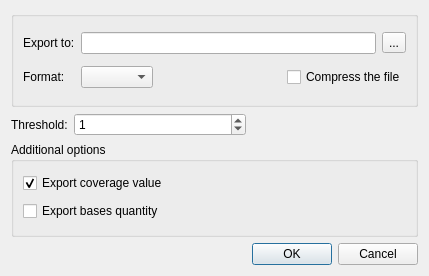
<?xml version="1.0" encoding="UTF-8"?>
<ui version="4.0">
 <class>ExportCoverageDialog</class>
 <widget class="QDialog" name="ExportCoverageDialog">
  <property name="geometry">
   <rect>
    <x>0</x>
    <y>0</y>
    <width>429</width>
    <height>276</height>
   </rect>
  </property>
  <property name="windowTitle">
   <string>Export the Assembly Coverage</string>
  </property>
  <layout class="QVBoxLayout" name="verticalLayout">
   <item>
    <widget class="QGroupBox" name="gbFileOptions">
     <property name="title">
      <string/>
     </property>
     <layout class="QGridLayout" name="gridLayout">
      <item row="0" column="0">
       <widget class="QLabel" name="lblFilePath">
        <property name="text">
         <string>Export to:</string>
        </property>
       </widget>
      </item>
      <item row="0" column="1">
       <layout class="QHBoxLayout" name="filePathLayout">
        <item>
         <widget class="QLineEdit" name="leFilePath"/>
        </item>
        <item>
         <widget class="QToolButton" name="tbFilePath">
          <property name="text">
           <string>...</string>
          </property>
         </widget>
        </item>
       </layout>
      </item>
      <item row="1" column="0">
       <widget class="QLabel" name="lblFormat">
        <property name="text">
         <string>Format:</string>
        </property>
       </widget>
      </item>
      <item row="1" column="1">
       <layout class="QHBoxLayout" name="formatOptionsLayout">
        <item>
         <widget class="QComboBox" name="cbFormat"/>
        </item>
        <item>
         <spacer name="formatOptionsSpacer">
          <property name="orientation">
           <enum>Qt::Horizontal</enum>
          </property>
          <property name="sizeHint" stdset="0">
           <size>
            <width>40</width>
            <height>20</height>
           </size>
          </property>
         </spacer>
        </item>
        <item>
         <widget class="QCheckBox" name="chbCompress">
          <property name="text">
           <string>Compress the file</string>
          </property>
         </widget>
        </item>
       </layout>
      </item>
     </layout>
    </widget>
   </item>
   <item>
    <layout class="QHBoxLayout" name="thresholdLayout">
     <item>
      <widget class="QLabel" name="lblThreshold">
       <property name="text">
        <string>Threshold:</string>
       </property>
      </widget>
     </item>
     <item>
      <widget class="QSpinBox" name="sbThreshold">
       <property name="sizePolicy">
        <sizepolicy hsizetype="MinimumExpanding" vsizetype="Fixed">
         <horstretch>0</horstretch>
         <verstretch>0</verstretch>
        </sizepolicy>
       </property>
       <property name="maximum">
        <number>65535</number>
       </property>
       <property name="value">
        <number>1</number>
       </property>
      </widget>
     </item>
     <item>
      <spacer name="thresholdSpacer">
       <property name="orientation">
        <enum>Qt::Horizontal</enum>
       </property>
       <property name="sizeHint" stdset="0">
        <size>
         <width>40</width>
         <height>20</height>
        </size>
       </property>
      </spacer>
     </item>
    </layout>
   </item>
   <item>
    <widget class="QGroupBox" name="gbAdditionalOptions">
     <property name="title">
      <string>Additional options</string>
     </property>
     <layout class="QVBoxLayout" name="verticalLayout_2">
      <item>
       <widget class="QCheckBox" name="chbExportCoverage">
        <property name="text">
         <string>Export coverage value</string>
        </property>
        <property name="checked">
         <bool>true</bool>
        </property>
       </widget>
      </item>
      <item>
       <widget class="QCheckBox" name="chbExportBasesQuantity">
        <property name="text">
         <string>Export bases quantity</string>
        </property>
       </widget>
      </item>
     </layout>
    </widget>
   </item>
   <item>
    <widget class="QDialogButtonBox" name="buttonBox">
     <property name="orientation">
      <enum>Qt::Horizontal</enum>
     </property>
     <property name="standardButtons">
      <set>QDialogButtonBox::Cancel|QDialogButtonBox::Ok</set>
     </property>
    </widget>
   </item>
  </layout>
 </widget>
 <resources/>
 <connections>
  <connection>
   <sender>buttonBox</sender>
   <signal>accepted()</signal>
   <receiver>ExportCoverageDialog</receiver>
   <slot>accept()</slot>
   <hints>
    <hint type="sourcelabel">
     <x>248</x>
     <y>254</y>
    </hint>
    <hint type="destinationlabel">
     <x>157</x>
     <y>274</y>
    </hint>
   </hints>
  </connection>
  <connection>
   <sender>buttonBox</sender>
   <signal>rejected()</signal>
   <receiver>ExportCoverageDialog</receiver>
   <slot>reject()</slot>
   <hints>
    <hint type="sourcelabel">
     <x>316</x>
     <y>260</y>
    </hint>
    <hint type="destinationlabel">
     <x>286</x>
     <y>274</y>
    </hint>
   </hints>
  </connection>
 </connections>
</ui>
